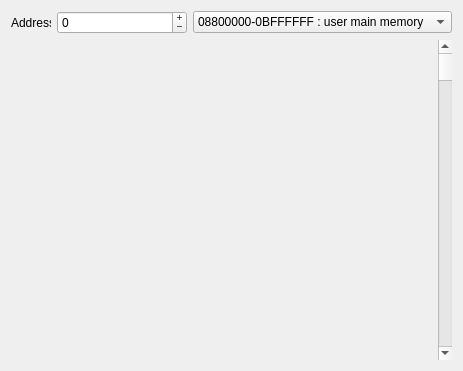
<?xml version="1.0" encoding="UTF-8"?>
<ui version="4.0">
 <class>memoryform</class>
 <widget class="QWidget" name="memoryform">
  <property name="geometry">
   <rect>
    <x>0</x>
    <y>0</y>
    <width>463</width>
    <height>371</height>
   </rect>
  </property>
  <property name="sizePolicy">
   <sizepolicy hsizetype="Expanding" vsizetype="Expanding">
    <horstretch>0</horstretch>
    <verstretch>0</verstretch>
   </sizepolicy>
  </property>
  <property name="windowTitle">
   <string>Form</string>
  </property>
  <layout class="QVBoxLayout" name="verticalLayout">
   <item>
    <layout class="QHBoxLayout" name="horizontalLayout">
     <item>
      <widget class="QLabel" name="label">
       <property name="maximumSize">
        <size>
         <width>40</width>
         <height>16777215</height>
        </size>
       </property>
       <property name="text">
        <string>Address:</string>
       </property>
      </widget>
     </item>
     <item>
      <widget class="qt_MemorySpinBox" name="memory_address_spin">
       <property name="minimumSize">
        <size>
         <width>130</width>
         <height>0</height>
        </size>
       </property>
       <property name="maximumSize">
        <size>
         <width>100</width>
         <height>16777215</height>
        </size>
       </property>
       <property name="buttonSymbols">
        <enum>QAbstractSpinBox::PlusMinus</enum>
       </property>
       <property name="accelerated">
        <bool>true</bool>
       </property>
       <property name="minimum">
        <number>-2147483647</number>
       </property>
       <property name="maximum">
        <number>2147483647</number>
       </property>
      </widget>
     </item>
     <item>
      <widget class="QComboBox" name="memory_addressrange_combobox">
       <property name="maximumSize">
        <size>
         <width>16777215</width>
         <height>16777215</height>
        </size>
       </property>
       <item>
        <property name="text">
         <string>08800000-0BFFFFFF : user main memory</string>
        </property>
       </item>
       <item>
        <property name="text">
         <string>08000000-087FFFFF : kernel main ram</string>
        </property>
       </item>
       <item>
        <property name="text">
         <string>04000000-047FFFFF : video ram</string>
        </property>
       </item>
       <item>
        <property name="text">
         <string>00010000-00013FFF : scratch pad</string>
        </property>
       </item>
      </widget>
     </item>
    </layout>
   </item>
   <item>
    <layout class="QHBoxLayout" name="horizontalLayout_2">
     <item>
      <widget class="qt_MemoryWidget" name="memory_widget" native="true">
       <property name="sizePolicy">
        <sizepolicy hsizetype="Expanding" vsizetype="Expanding">
         <horstretch>0</horstretch>
         <verstretch>0</verstretch>
        </sizepolicy>
       </property>
       <property name="minimumSize">
        <size>
         <width>0</width>
         <height>130</height>
        </size>
       </property>
      </widget>
     </item>
     <item>
      <widget class="qt_MemoryScrollbar" name="memory_scrollbar">
       <property name="orientation">
        <enum>Qt::Vertical</enum>
       </property>
      </widget>
     </item>
    </layout>
   </item>
  </layout>
 </widget>
 <customwidgets>
  <customwidget>
   <class>qt_MemoryWidget</class>
   <extends>QWidget</extends>
   <header>qt_memorywidget.h</header>
   <container>1</container>
   <slots>
    <signal>addressChanged(int)</signal>
    <signal>rangeChanged(int,int)</signal>
    <slot>changeAddressRange(int)</slot>
    <slot>changeAddress(int)</slot>
    <slot>changeLine(int)</slot>
   </slots>
  </customwidget>
  <customwidget>
   <class>qt_MemorySpinBox</class>
   <extends>QSpinBox</extends>
   <header>qt_memoryspinbox.h</header>
  </customwidget>
  <customwidget>
   <class>qt_MemoryScrollbar</class>
   <extends>QScrollBar</extends>
   <header>qt_memoryscrollbar.h</header>
   <slots>
    <slot>changeRange(int,int)</slot>
   </slots>
  </customwidget>
 </customwidgets>
 <resources/>
 <connections>
  <connection>
   <sender>memory_addressrange_combobox</sender>
   <signal>currentIndexChanged(int)</signal>
   <receiver>memory_widget</receiver>
   <slot>changeAddressRange(int)</slot>
   <hints>
    <hint type="sourcelabel">
     <x>322</x>
     <y>19</y>
    </hint>
    <hint type="destinationlabel">
     <x>231</x>
     <y>199</y>
    </hint>
   </hints>
  </connection>
  <connection>
   <sender>memory_address_spin</sender>
   <signal>valueChanged(int)</signal>
   <receiver>memory_widget</receiver>
   <slot>changeAddress(int)</slot>
   <hints>
    <hint type="sourcelabel">
     <x>104</x>
     <y>23</y>
    </hint>
    <hint type="destinationlabel">
     <x>103</x>
     <y>72</y>
    </hint>
   </hints>
  </connection>
  <connection>
   <sender>memory_widget</sender>
   <signal>addressChanged(int)</signal>
   <receiver>memory_address_spin</receiver>
   <slot>setValue(int)</slot>
   <hints>
    <hint type="sourcelabel">
     <x>151</x>
     <y>178</y>
    </hint>
    <hint type="destinationlabel">
     <x>146</x>
     <y>18</y>
    </hint>
   </hints>
  </connection>
  <connection>
   <sender>memory_widget</sender>
   <signal>rangeChanged(int,int)</signal>
   <receiver>memory_scrollbar</receiver>
   <slot>changeRange(int,int)</slot>
   <hints>
    <hint type="sourcelabel">
     <x>198</x>
     <y>238</y>
    </hint>
    <hint type="destinationlabel">
     <x>447</x>
     <y>254</y>
    </hint>
   </hints>
  </connection>
  <connection>
   <sender>memory_scrollbar</sender>
   <signal>valueChanged(int)</signal>
   <receiver>memory_widget</receiver>
   <slot>changeLine(int)</slot>
   <hints>
    <hint type="sourcelabel">
     <x>440</x>
     <y>316</y>
    </hint>
    <hint type="destinationlabel">
     <x>365</x>
     <y>311</y>
    </hint>
   </hints>
  </connection>
 </connections>
 <slots>
  <slot>changeAddressRange(int)</slot>
 </slots>
</ui>
